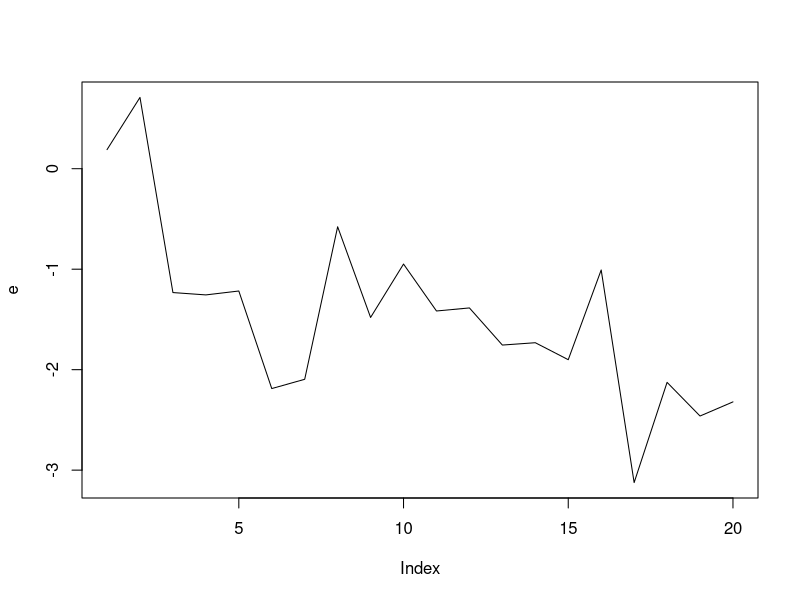
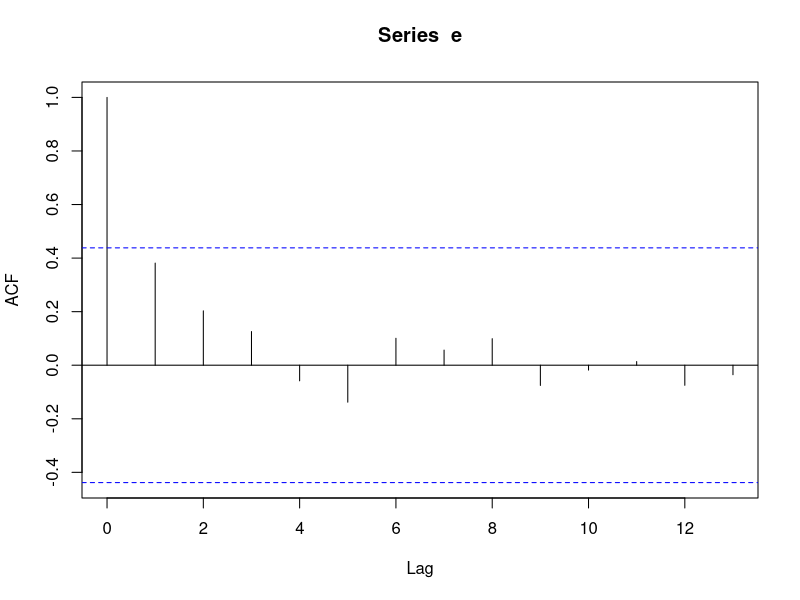
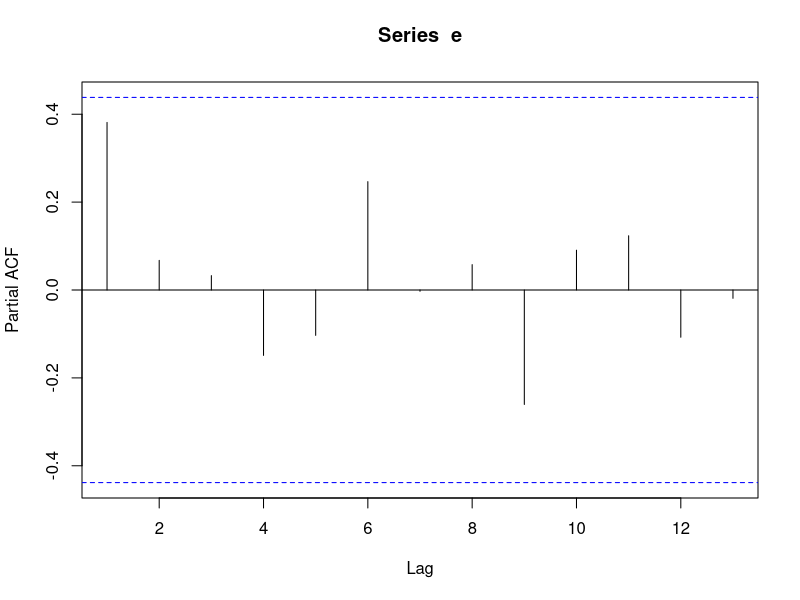
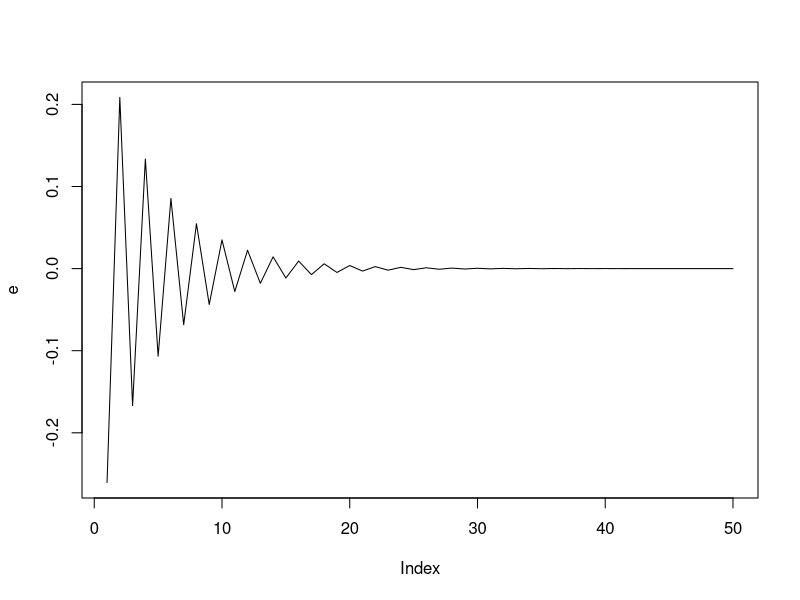
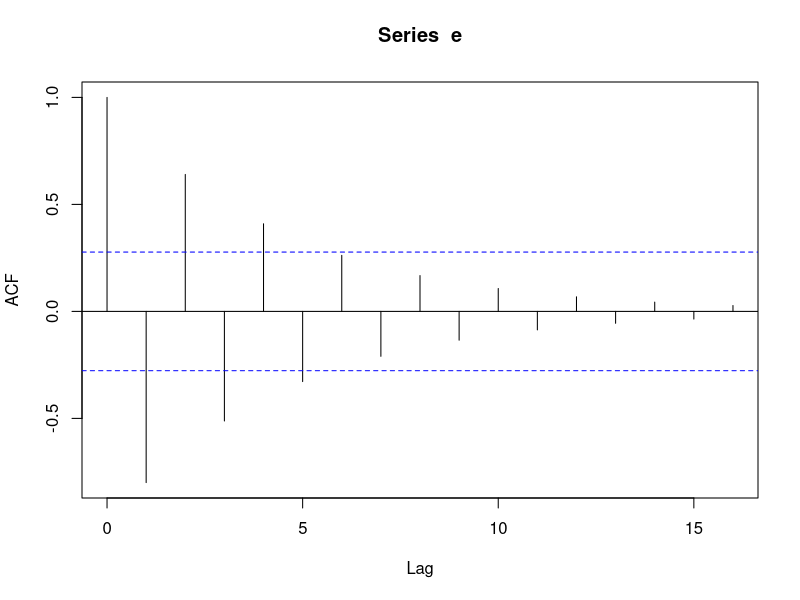
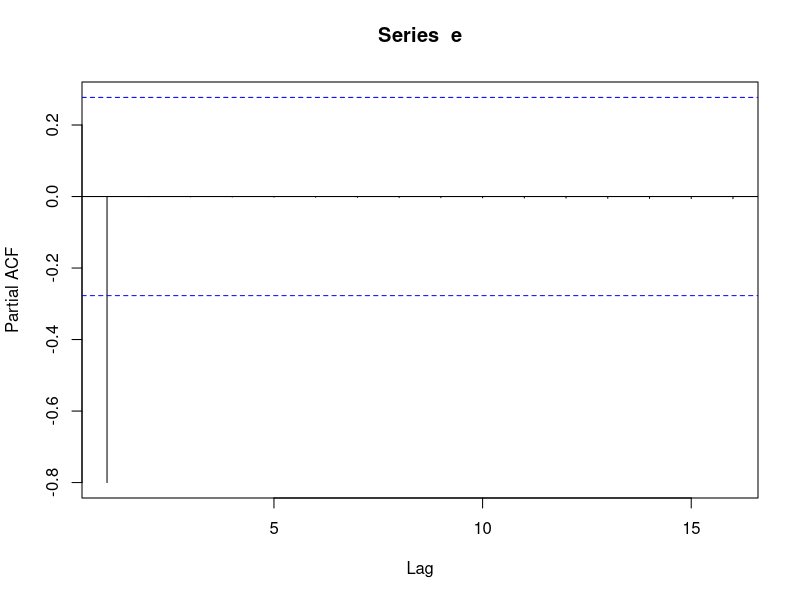

Write R code to recreate these figures, in order.
# generacion de un modelo ar(1)
# parametros phi,sza,mu
# generar una serie de tama?o N=10000
g<-function(N,phi=0.5,sza=1,mu=0){
  at<-rnorm(N,0,sqrt(sza))
  zt<-numeric(0)
  for (i in 1:N) {
   zt[i]<- ifelse(i==1,mu+at[i],mu+phi*(zt[i-1]-mu)+at[i])
  }
  zt
}
a<-g(1000)
b<-g(1000,-0.5)
ca<-g(1000,mu=5)
d<-g(1000,1)
e<-g(20)
plot(e,type = "l")

acf(e)
pacf(e)


# generacion de un modelo ma(1)
# parametros phi,sza,mu
# generar una serie de tama?o N=10000
g<-function(N,the=0.8,sza=1,mu=0){
  at<-rnorm(N,0,sqrt(sza))
  zt<-numeric(0)
  for (i in 1:N) {
    zt[i]<- ifelse(i==1,mu+at[i],mu-the*(zt[i-1]-mu))
  }
  zt
}
a<-g(1000)
b<-g(1000,-0.5)
ca<-g(1000,mu=5)
d<-g(1000,1)
e<-g(50)
plot(e,type = "l")

acf(e)
pacf(e)

